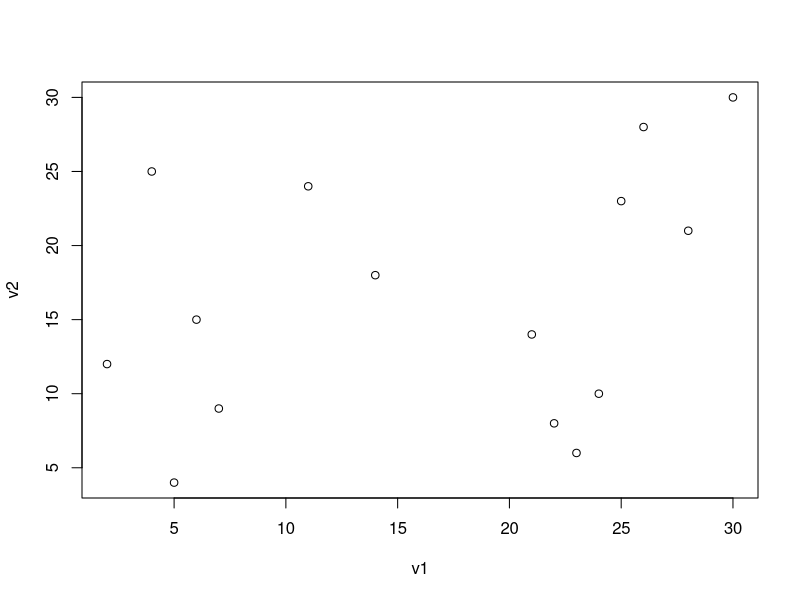
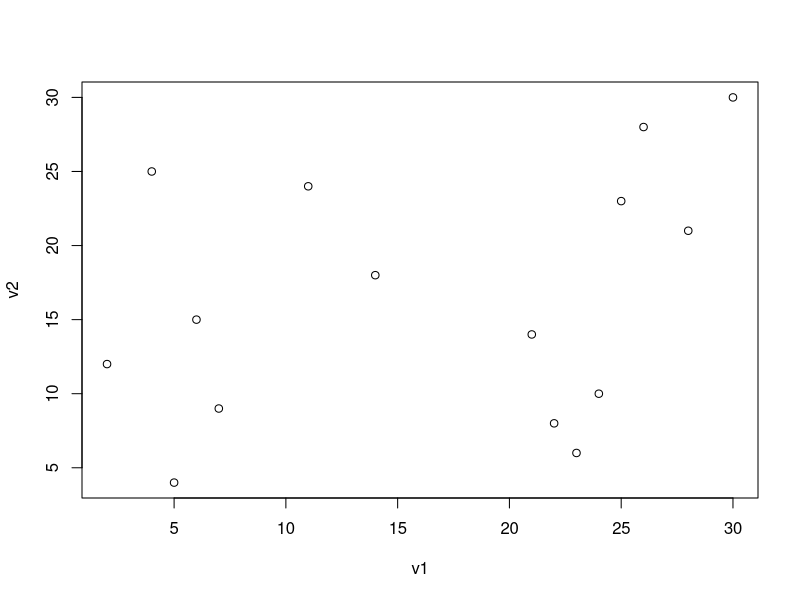
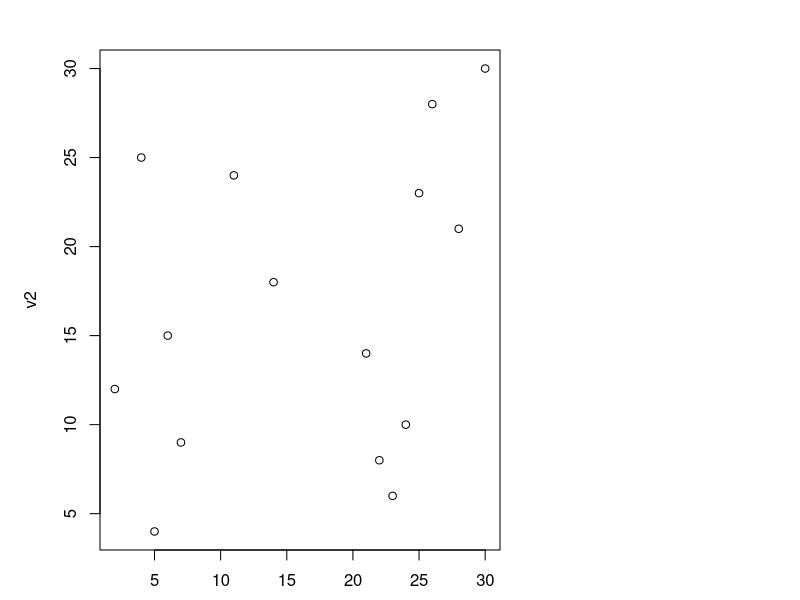
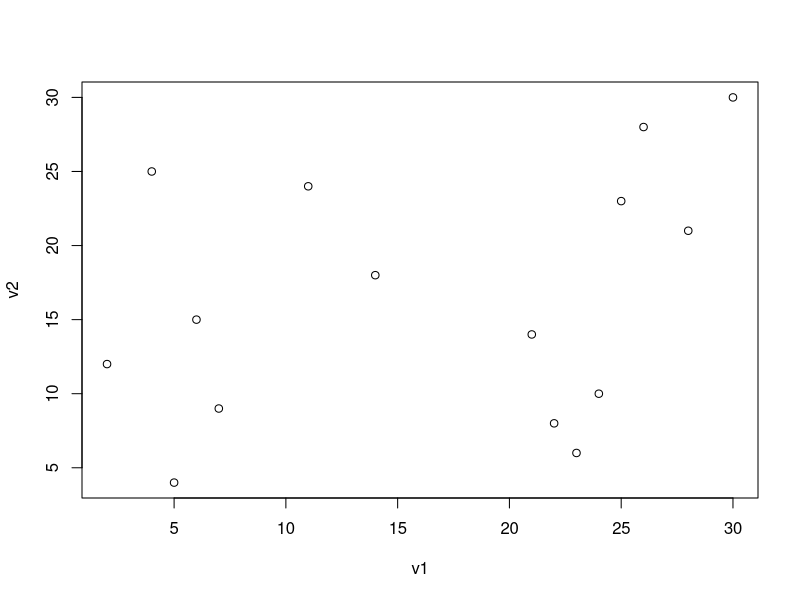
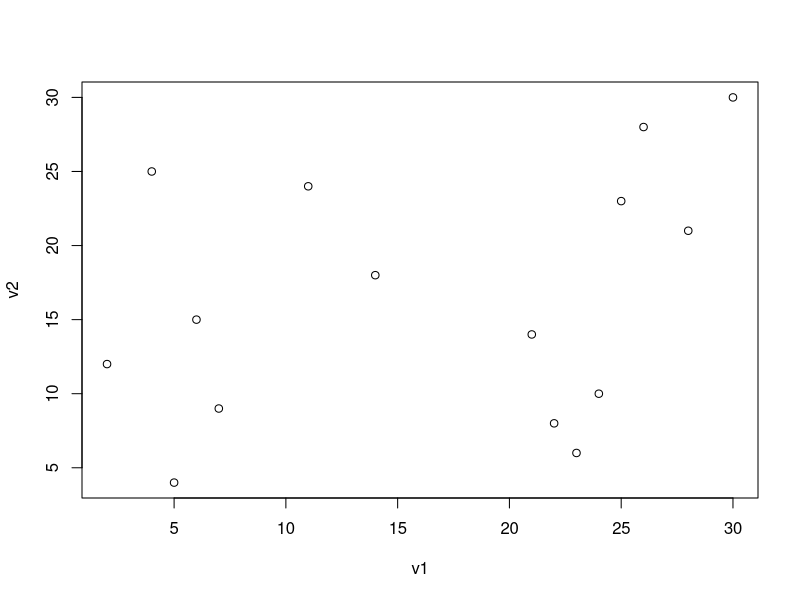
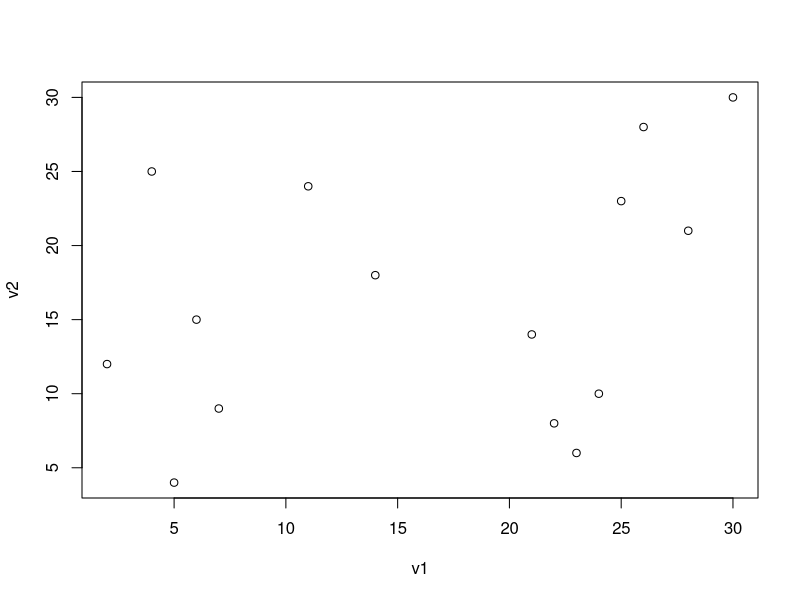
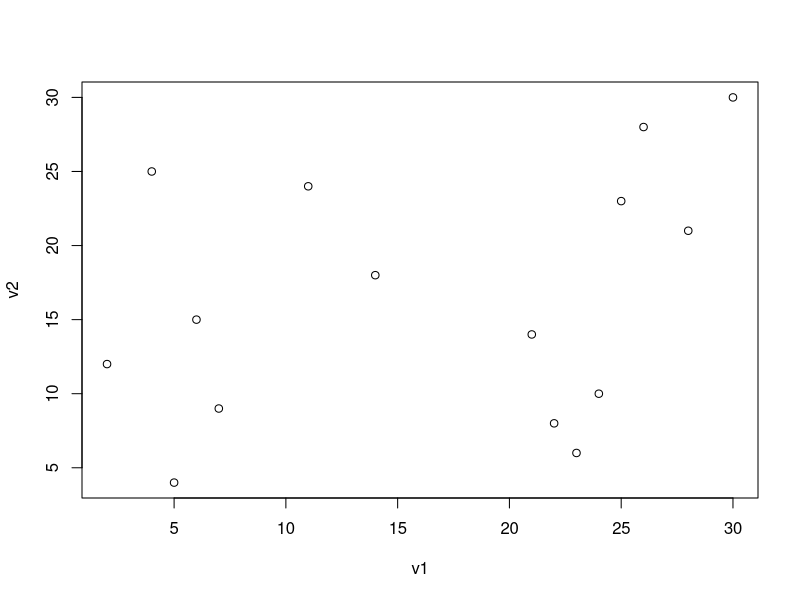
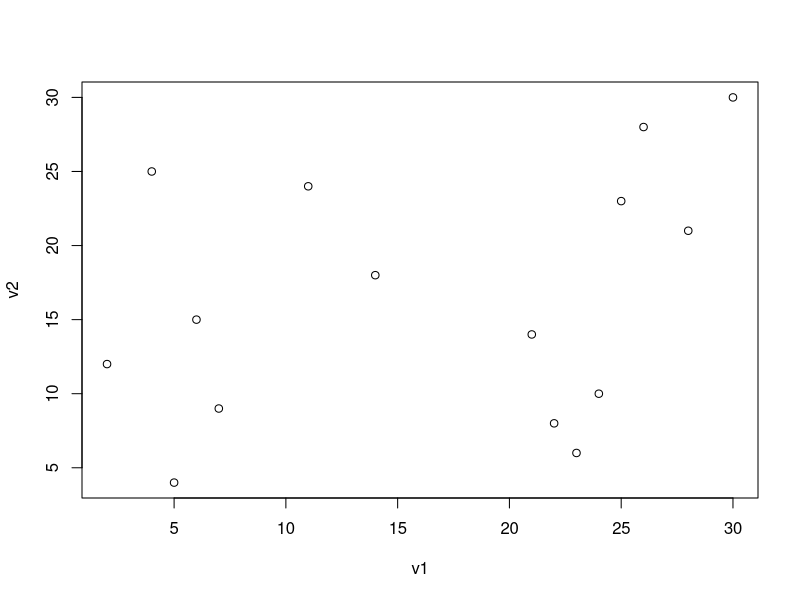

Here is the R script that generated these plots, in order:
wd<-"C:/Users/admin/OneDrive - Scuola Superiore Sant'Anna/documents/TEACHING/R_for_ABD"
setwd(wd)

getwd()
#plotting

#devices
mean(c(1,2,3,56))
mn<-mean(c(1,2,3,56))
mn

#device 0
v1<-sample(1:30, 15)
v2<-sample(1:30, 15)

plot(v1,v2)

#save it on disk
png("trialplot.png")
  plot(v1,v2)
dev.off()




#remeber to close after you are done!!!!

#change size of teh graphical device
png("trialplot1.png", width=800, height=200)
  plot(v1,v2)
dev.off()

png("trialplot2.png", width=400, height=800)
  plot(v1,v2)
dev.off()

# set higher resolution
png("trialplot2.hires.png", res=200)
  plot(v1,v2)
dev.off()

#set graphical parameters
plot(v1, v2)

par(mai=c(0.5,1,0.5,3))
plot(v1, v2)
#graphical parameter are valid until you keep the device open! even if is just the screen
dev.off()

plot(v1, v2)

png("doubleplot.png")
  par(mfrow=c(1,2))
  plot(v1, v2)
  plot(v2, v1)
dev.off()

#tweaking arguments
plot(x=v1, y=v2)
plot(x=v1, y=v2, main="nice plot!")
plot(x=v1, y=v2, main="nice plot!", ylim=c(-10,50))
plot(x=v1, y=v2, main="nice plot!", ylim=c(-10,50), xlab="variable 1")
plot(x=v1, y=v2, main="nice plot!", ylim=c(-10,50), xlab="variable 1", col="pink")
plot(x=v1, y=v2, main="nice plot!", ylim=c(-10,50), xlab="variable 1", col="pink", cex=2)
plot(x=v1, y=v2, main="nice plot!", ylim=c(-10,50), xlab="variable 1", col="red", cex=2, pch=64)

#add features to the plot
plot(x=v1, y=v2, main="nice plot!", ylim=c(-10,50), xlab="variable 1", col="red", cex=2)
points(x=15, y=40, col="blue", cex=3)
legend("topright", legend=c("red dot","blue dot"), pch =20, col=c("red", "blue"))

#another plot
dat<-rnorm(100)
plot(sort(dat), col=rainbow(20))
abline(h=c(-1,1), lty=2)
#check the proportion of occurrences within 1 sd of the mean
tmp<-which(dat < 1 & dat > -1)
length(tmp)/length(dat)

#different plot types
data(mtcars)
head(mtcars)

plot(mtcars$mpg, mtcars$disp)
plot(mtcars[,c(1,3)])
plot(mtcars$mpg ~ mtcars$disp)

hist(mtcars[,"hp"], col="gray90")
boxplot(mtcars[,"hp"], col="gray90")
boxplot(mtcars[,"hp"] ~ mtcars$cyl, col="gray90")

pairs(mtcars[,1:4])

x<-as.matrix(scale(mtcars))
heatmap(x)


#make things more fancy with packages
library("corrplot")
cr<-cor(mtcars[,1:4])
corrplot(cr, "pie", "lower")

#install.packages("vioplot")
library("vioplot")
vioplot(mtcars[,"hp"])

#specify colors
boxplot(mtcars[,"hp"] ~ mtcars$cyl, col=c("red", "blue", "green"))
boxplot(mtcars[,"hp"] ~ mtcars$cyl, col=terrain.colors(3))
boxplot(mtcars[,"hp"] ~ mtcars$cyl, col=c("#890029","#bea60a","#f377e3"))

#usage of ggplot to make super cool graphs
#install.packages("ggplot2")
library(ggplot2)
#fix the dataframe
data(mtcars)
head(mtcars)
mtcars[,2]<-as.factor(mtcars[,2])

#make a ggplot
ggplot(data=mtcars, aes(x=cyl, y=hp)) + geom_boxplot()

ggplot(data=mtcars, aes(x=cyl, y=hp, fill=cyl)) + geom_boxplot()

#use different ahestetics
ggplot(data=mtcars, aes(x=mpg, y=hp)) + geom_point()
ggplot(data=mtcars, aes(x=mpg, y=hp)) + geom_line()


ggplot(data=mtcars, aes(x=mpg, y=hp, size=disp, col=cyl)) + 
      geom_point() +
      theme_bw()

#faceting
ggplot(data=mtcars, aes(x=mpg, y=hp, size=disp, col=cyl)) + 
  geom_point() +
  facet_grid(. ~ gear) +
  theme_bw()

#add statistics
ggplot(data=mtcars, aes(x=mpg, y=hp, size=disp)) + 
  geom_point() +
  stat_smooth(method="lm") +
  theme_bw()

ggplot(data=mtcars, aes(x=cyl, y=hp, fill=cyl)) +  
   geom_boxplot()

#redirect plot to object
plt1<-ggplot(data=mtcars, aes(x=mpg, y=hp)) + geom_point()
plt2<-plt1 + geom_line() + theme_bw() 
plt2 + labs(title="fancy plot")


#side by site plotting
ggplot(data=mtcars, aes(x=mpg, fill=cyl)) +
  geom_density(width=1, position="dodge", alpha=0.4)
  
## use additional packages with a different flavour of ggplot

#install.packages("ggpubr")
library(ggpubr)

#use a KW test
ggboxplot(data=mtcars, x="cyl", y="hp", col="cyl") +
  stat_compare_means()
#same test as this
kruskal.test(hp ~ cyl, data = mtcars)

#assemble multple plots
#install.packages("patchwork")
library(patchwork)

p1<-ggboxplot(data=mtcars, x="cyl", y="hp", col="cyl") +
  stat_compare_means()+
  labs(tag="A")


p2<-ggplot(data=mtcars, aes(x=mpg, y=hp)) + geom_point()+
  labs(tag="B")


#use patchwork notation
p1|p2

p1/p2

comb<-p1/(p2|p2)

#to save a ggplot
#you do not use the same notation as base plot!
ggsave(comb, file="doubleplot.pdf", height = 4, width = 4)



#one plot into the other
#install.packages("grid")
library(grid)

a_plot<-ggplot(data=mtcars, aes(x=mpg, y=hp)) + geom_point()
a_plot
vp <- viewport(width = 0.4, height = 0.4, x = 0.8, y = 0.8)

pdf("inset.plot.pdf")
  print(a_plot)
  print(a_plot, vp = vp)
dev.off()

# will not work!
#pdf("inset.plot.pdf")
#  a_plot
#dev.off()

#change axis appearance

px<-ggplot(data=mtcars, aes(x=mpg, fill=cyl)) +
  geom_density(width=1, position="dodge", alpha=0.4)
  
#set features of text
it <- element_text(face = "italic")

## axis.text.x for x axis only
px + theme(axis.text.y = it)
